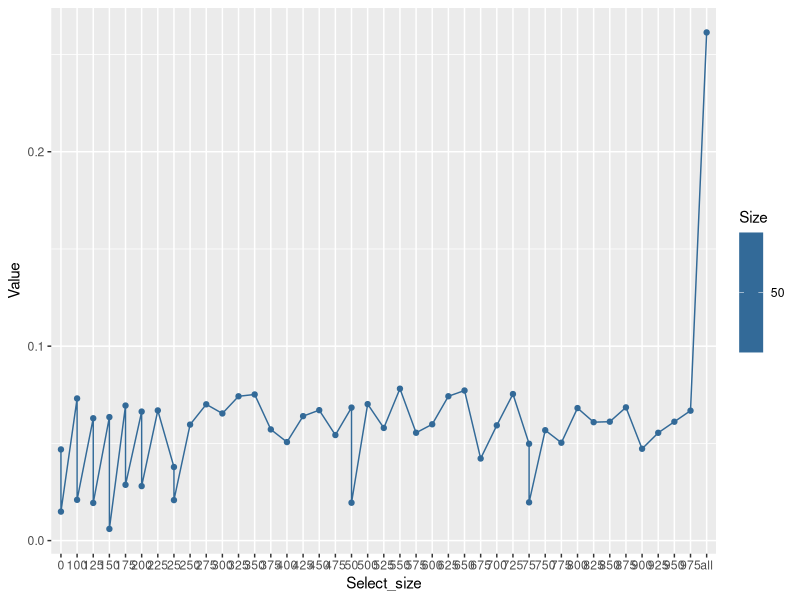

The R source for this figure: (Note: this script raises an error after producing the figure.)
library(ggplot2)
library(dplyr)

### surSeg ###

surSeg_results <- read.csv('../surSeg_results.txt', header = T, sep = ' ')
surSeg_results$Select_size <- as.factor(surSeg_results$Select_size)
surSeg_results$Value <- as.numeric(surSeg_results$Value)

subset(surSeg_results, Metric == 'f1' & Size == '50') %>% 
  ggplot(aes(Select_size, Value, group = Size, color = Size)) +
  geom_line() +
  geom_point()
  #  scale_shape_manual(values = c(3, 16, 3, 16)) +
#  scale_color_manual(values = c("steelblue",  "mediumpurple4")) +  
  facet_wrap( ~ Language) +
  scale_x_continuous(breaks=seq(0, 1200, 100)) +
  #  scale_y_continuous(breaks=seq(0, 1300, 100)) +
  theme_classic() + 
  theme(text = element_text(size=18)) + #, family="Times"
  theme(legend.position="top") +
  xlab("selection size") + 
  ylab("F1") + 
  guides(color = guide_legend(nrow = 2)) + 
  theme(legend.title = element_blank()) 